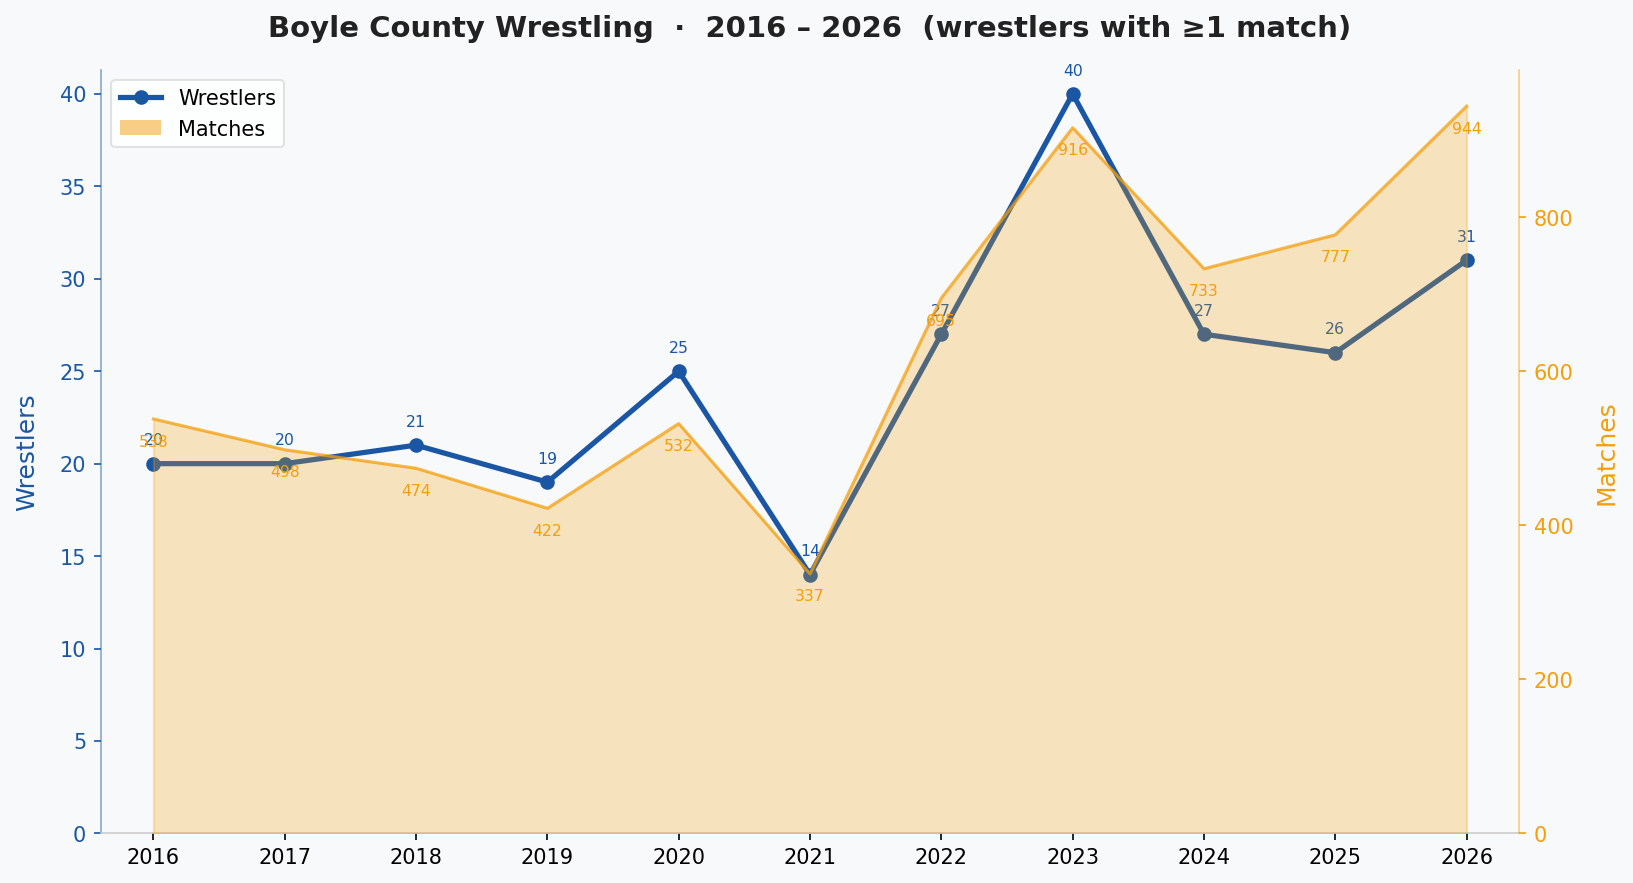

This chart was generated by the following Python code:
#!/usr/bin/env python3
"""
Boyle County wrestling participation chart (2016–2026).
Wrestler count (line) and match count (shaded area) on dual y-axes.
"""

import json
from pathlib import Path
import matplotlib.pyplot as plt
import matplotlib.ticker as mticker

ROOT = Path(__file__).resolve().parent.parent
ACC_ROOT = ROOT / "data" / "season_accomplishments"
SEASONS = list(range(2016, 2027))
GENDERS = ["boys", "girls"]
TEAM_FILTER = "boyle county"


def load_season(gender: str, season: int):
    path = ACC_ROOT / gender / str(season) / "season_accomplishments.json"
    if not path.exists():
        return []
    with path.open(encoding="utf-8") as f:
        return json.load(f).get("wrestlers", [])


def compute_stats(seasons):
    wrestler_counts, match_counts = [], []
    for season in seasons:
        wrestlers = []
        for gender in GENDERS:
            wrestlers.extend(load_season(gender, season))
        active = [
            w for w in wrestlers
            if TEAM_FILTER in (w.get("team") or "").lower()
            and w.get("record")
            and (w["record"]["wins"] + w["record"]["losses"]) > 0
        ]
        wrestler_counts.append(len(active))
        # Each win/loss in a wrestler's record = one match they competed in.
        # Don't divide by 2 — for a single team, opponents are mostly external
        # so each match only appears once in the team's records.
        total_bouts = sum(w["record"]["wins"] + w["record"]["losses"] for w in active)
        match_counts.append(total_bouts)
    return wrestler_counts, match_counts


wrestler_counts, match_counts = compute_stats(SEASONS)

# Print the ratio for each year
print(f"{'Season':<8} {'Wrestlers':<12} {'Matches':<12} {'Matches/Wrestler'}")
for s, wc, mc in zip(SEASONS, wrestler_counts, match_counts):
    ratio = mc / wc if wc else 0
    print(f"{s:<8} {wc:<12} {mc:<12} {ratio:.1f}")

# ── Colors ────────────────────────────────────────────────────────────────────
LINE_COLOR = "#1a56a4"
AREA_COLOR = "#f59e0b"

fig, ax1 = plt.subplots(figsize=(11, 6))
fig.patch.set_facecolor("#f8f9fa")
ax1.set_facecolor("#f8f9fa")

# ── Match count — shaded area (right axis) ────────────────────────────────────
ax2 = ax1.twinx()
ax2.fill_between(SEASONS, match_counts, alpha=0.25, color=AREA_COLOR, zorder=2)
ax2.plot(SEASONS, match_counts, color=AREA_COLOR, linewidth=1.5, alpha=0.7, zorder=3)
ax2.set_ylabel("Matches", fontsize=12, color=AREA_COLOR, labelpad=10)
ax2.tick_params(axis="y", colors=AREA_COLOR)
ax2.yaxis.set_major_formatter(mticker.FuncFormatter(lambda x, _: f"{int(x):,}"))
ax2.set_ylim(bottom=0)
ax2.spines["right"].set_color(AREA_COLOR)
ax2.spines["right"].set_alpha(0.5)
for spine in ["top", "left", "bottom"]:
    ax2.spines[spine].set_visible(False)

# ── Wrestler count — line (left axis) ─────────────────────────────────────────
ax1.plot(SEASONS, wrestler_counts, color=LINE_COLOR, linewidth=2.5, marker="o",
         markersize=6, zorder=4)
ax1.set_ylabel("Wrestlers", fontsize=12, color=LINE_COLOR, labelpad=10)
ax1.tick_params(axis="y", colors=LINE_COLOR)
ax1.yaxis.set_major_formatter(mticker.FuncFormatter(lambda x, _: f"{int(x):,}"))
ax1.set_ylim(bottom=0)
ax1.spines["left"].set_color(LINE_COLOR)
ax1.spines["left"].set_alpha(0.5)
for spine in ["top", "right"]:
    ax1.spines[spine].set_visible(False)
ax1.spines["bottom"].set_color("#cccccc")

# ── X axis ────────────────────────────────────────────────────────────────────
ax1.set_xticks(SEASONS)
ax1.set_xticklabels([str(s) for s in SEASONS], fontsize=10)
ax1.set_xlim(SEASONS[0] - 0.4, SEASONS[-1] + 0.4)

# ── Data labels ───────────────────────────────────────────────────────────────
for season, wc, mc in zip(SEASONS, wrestler_counts, match_counts):
    ax1.annotate(f"{wc}", (season, wc), textcoords="offset points",
                 xytext=(0, 9), ha="center", fontsize=7.5, color=LINE_COLOR)
    ax2.annotate(f"{mc}", (season, mc), textcoords="offset points",
                 xytext=(0, -13), ha="center", fontsize=7.5, color=AREA_COLOR)

# ── Title & legend ─────────────────────────────────────────────────────────────
ax1.set_title("Boyle County Wrestling  ·  2016 – 2026  (wrestlers with ≥1 match)",
              fontsize=14, fontweight="bold", pad=16, color="#222222")

from matplotlib.lines import Line2D
from matplotlib.patches import Patch
legend_handles = [
    Line2D([0], [0], color=LINE_COLOR, linewidth=2.5, marker="o", markersize=6, label="Wrestlers"),
    Patch(facecolor=AREA_COLOR, alpha=0.5, label="Matches"),
]
ax1.legend(handles=legend_handles, loc="upper left", fontsize=10,
           framealpha=0.85, edgecolor="#dddddd")

plt.tight_layout()
out = ROOT / "scripts" / "growth_chart_boyle.png"
plt.savefig(out, dpi=150, bbox_inches="tight")
print(f"\nSaved → {out}")
plt.show()
